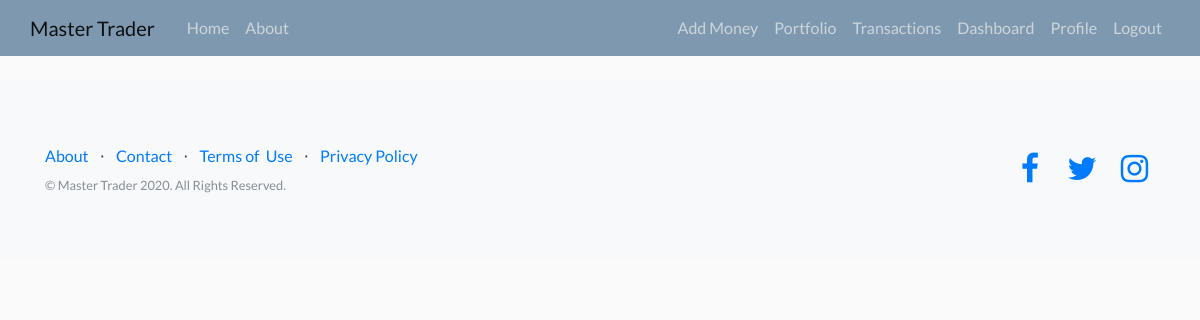
Before: /transactions/ (signed in) with the older database file.
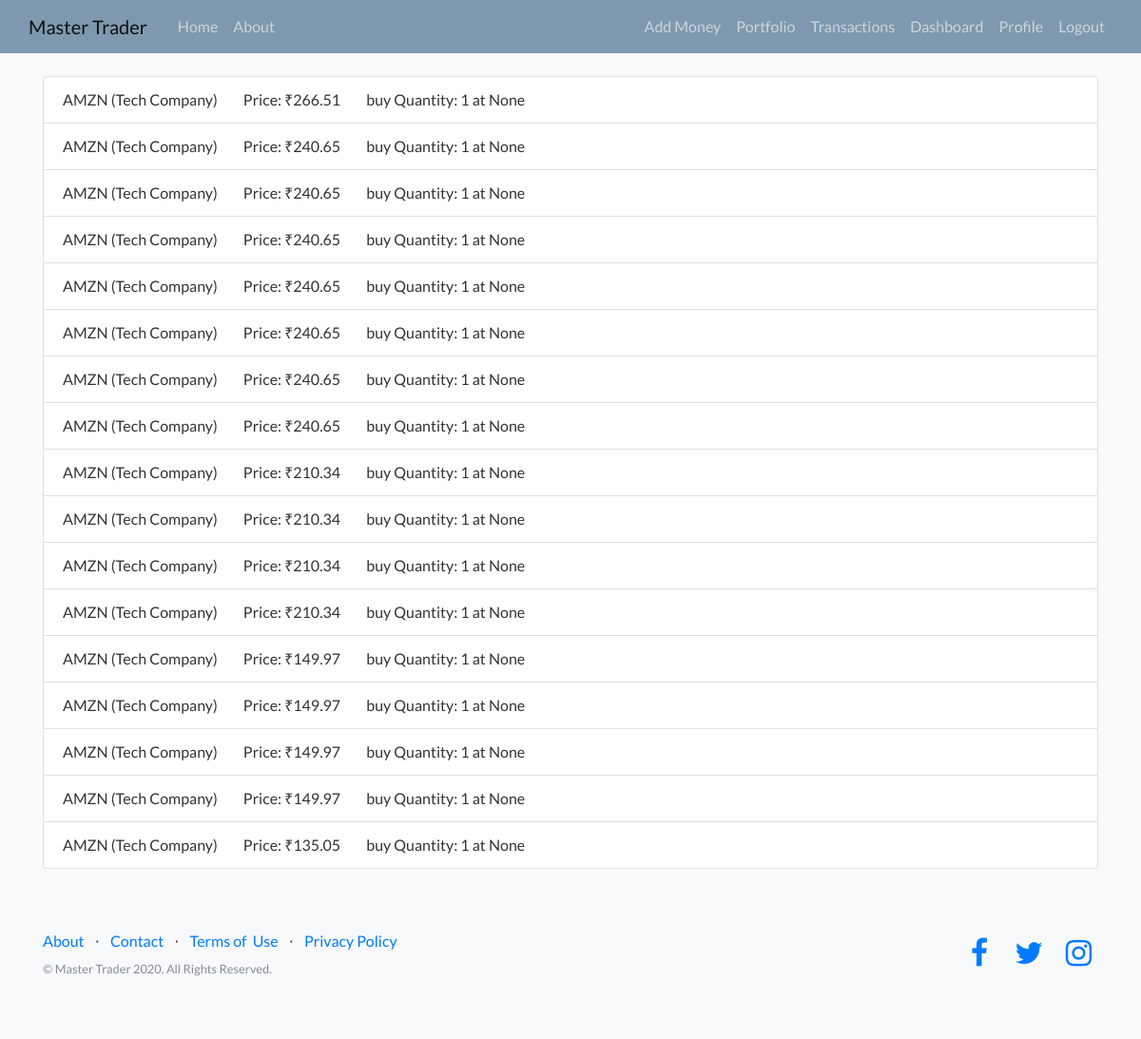
After: the same page with the newer database file.
### stocks/models.py (models this page shows, shortened)
class Stock(models.Model):
    name = models.CharField(max_length=10, default="SY")
    full_name = models.CharField(max_length=50, default="Tech Company")
    description = models.TextField(default="A promising tech company")
    ltp = models.FloatField(default=100.0000)
    variance_lower_bound = models.FloatField(default=0.99)
    variance_upper_bound = models.FloatField(default=1.01)

class Transaction(models.Model):
    user = models.ForeignKey(
        User, on_delete=models.CASCADE)
    stock = models.ForeignKey(
        Stock, on_delete=models.CASCADE)
    time = models.DateTimeField(auto_now=True)
    units = models.IntegerField()
    price_each = models.FloatField()
    choices = (
        ("sell", "sell"),
        ("buy", "buy"),
    )
    transaction = models.CharField(max_length=5, choices=choices)

### stocks/views.py (the view)
# urls.py: path('transactions/', views.transactions, name='transactions'),
@login_required
def transactions(request):
    query = request.user.transaction_set.order_by('-time')
    data = [
        {'name': each.stock.name, 'full_name': each.stock.full_name,
            'price': each.price_each, 'quantity': each.units, 'time': each.time, 'type': each.transaction, }
        for each in query]
    return render(request, 'stocks/transactions.html', {'data': data})

### stocks/templates/stocks/transactions.html
{% extends 'stocks/base.html' %}
{% block content %}
<div class="container">
    <ul class="list-group">
    {% for each in data %}
        <li class="list-group-item">{{ each.name }} ({{each.full_name}})  <span class="ml-4">Price: ₹{{ each.price }}</span> <span class="ml-4">{{each.type}} Quantity: {{ each.quantity }} at {{each.time}}</span></li>
    {% endfor %}
    </ul>
</div>
{% endblock content %}

### stocks/templates/stocks/base.html (shortened to what this page needs)
{% load static %}
<!DOCTYPE html>
<html>
<head>
    <link rel="stylesheet" href="{% static 'stocks/assets/bootstrap/css/bootstrap.min.css' %}">
    <link rel="stylesheet" href="https://cdnjs.cloudflare.com/ajax/libs/font-awesome/4.7.0/css/font-awesome.min.css">
    <link rel="stylesheet" href="https://cdnjs.cloudflare.com/ajax/libs/simple-line-icons/2.4.1/css/simple-line-icons.min.css">
    <link rel="stylesheet" href="{% static 'stocks/assets/css/Animated-Type-Heading.css' %}">
    <link rel="stylesheet" href="https://cdnjs.cloudflare.com/ajax/libs/animate.css/3.5.2/animate.min.css">
    <link rel="stylesheet" href="https://cdnjs.cloudflare.com/ajax/libs/aos/2.1.1/aos.css">
    <link rel="stylesheet" type="text/css" href="{% static 'stocks/assets/css/main.css' %}">
</head>
<body class>
    <header class="site-header">
        <nav class="navbar navbar-expand navbar-light bg-steel navigation-clean fixed-top">
            <div class="container">
            <a class="navbar-brand mr-4" href="{% url 'stocks-home' %}">Master Trader</a>
            <div class="collapse navbar-collapse" id="navbarToggle">
                <div class="navbar-nav mr-auto">
                <a class="nav-item nav-link" href="{% url 'stocks-home' %}">Home</a>
                <a class="nav-item nav-link" href="{% url 'stocks-about' %}">About</a>
                </div>
                <div class="navbar-nav">
                {% if user.is_authenticated %}
                <a class="nav-item nav-link" href="{% url 'add-money' %}">Add Money</a>
                <a class="nav-item nav-link" href="{% url 'portfolio' %}">Portfolio</a>
                <a class="nav-item nav-link" href="{% url 'transactions' %}">Transactions</a>
                <a class="nav-item nav-link" href="{% url 'stocks-dashboard' %}">Dashboard</a>
                <a class="nav-item nav-link" href="{% url 'profile' %}">Profile</a>
                <a class="nav-item nav-link" href="{% url 'logout' %}">Logout</a>
                {% else %}
                <a class="nav-item nav-link" href="{% url 'login' %}">Login</a>
                <a class="nav-item nav-link" href="{% url 'register' %}">Register</a>
                {% endif %}
                </div>
            </div>
            </div>
        </nav>
    </header>
    <div>
      {% block content %}{% endblock %}
    </div>
    <footer class="footer bg-light">
        <div class="container">
            <div class="row">
                <div class="col-lg-6 my-auto h-100 text-center text-lg-left">
                    <ul class="list-inline mb-2">
                        <li class="list-inline-item"><a href="{% url 'stocks-about' %}">About</a></li>
                        <li class="list-inline-item"><span>⋅</span></li>
                        <li class="list-inline-item"><a href="#">Contact</a></li>
                        <li class="list-inline-item"><span>⋅</span></li>
                        <li class="list-inline-item"><a href="#">Terms of &nbsp;Use</a></li>
                        <li class="list-inline-item"><span>⋅</span></li>
                        <li class="list-inline-item"><a href="#">Privacy Policy</a></li>
                    </ul>
                    <p class="text-muted small mb-4 mb-lg-0">© Master Trader 2020. All Rights Reserved.</p>
                </div>
                <div class="col-lg-6 my-auto h-100 text-center text-lg-right">
                    <ul class="list-inline mb-0">
                        <li class="list-inline-item"><a href="#"><i class="fa fa-facebook fa-2x fa-fw"></i></a></li>
                        <li class="list-inline-item"><a href="#"><i class="fa fa-twitter fa-2x fa-fw"></i></a></li>
                        <li class="list-inline-item"><a href="#"><i class="fa fa-instagram fa-2x fa-fw"></i></a></li>
                    </ul>
                </div>
            </div>
        </div>
    </footer>
</body>
</html>

### stocks/static/stocks/assets/css/main.css (style rules this page uses)
body { background: #fafafa; color: #333333; margin-top: 5rem; }
ul { margin: 0; }
.bg-steel { background-color: #5f819dcc; backdrop-filter: blur(3px); }
.site-header .navbar-nav .nav-link { color: #cbd5db; }

Changed rows visible on the page:
now on this page (row edited): Stock: name "AMZN" "AMZN" "AMZN" "AMZN" "AMZN" "AMZN" "AMZN" "AMZN" "AMZN" "AMZN" "AMZN" "AMZN" "AMZN" "AMZN" "AMZN" "AMZN" "AMZN", full_name "Tech Company" "Tech Company" "Tech Company" "Tech Company" "Tech Company" "Tech Company" "Tech Company" "Tech Company" "Tech Company" "Tech Company" "Tech Company" "Tech Company" "Tech Company" "Tech Company" "Tech Company" "Tech Company" "Tech Company"
added Transaction: price "266.51", type "buy"
added Transaction: price "240.65", type "buy"
added Transaction: price "240.65", type "buy"
added Transaction: price "240.65", type "buy"
added Transaction: price "240.65", type "buy"
added Transaction: price "240.65", type "buy"
added Transaction: price "240.65", type "buy"
added Transaction: price "240.65", type "buy"
added Transaction: price "210.34", type "buy"
added Transaction: price "210.34", type "buy"
added Transaction: price "210.34", type "buy"
added Transaction: price "210.34", type "buy"
added Transaction: price "149.97", type "buy"
added Transaction: price "149.97", type "buy"
added Transaction: price "149.97", type "buy"
added Transaction: price "149.97", type "buy"
added Transaction: price "135.05", type "buy"
Other visible differences:
new list line: "( ) Price: ₹ Quantity: 1 at None"
